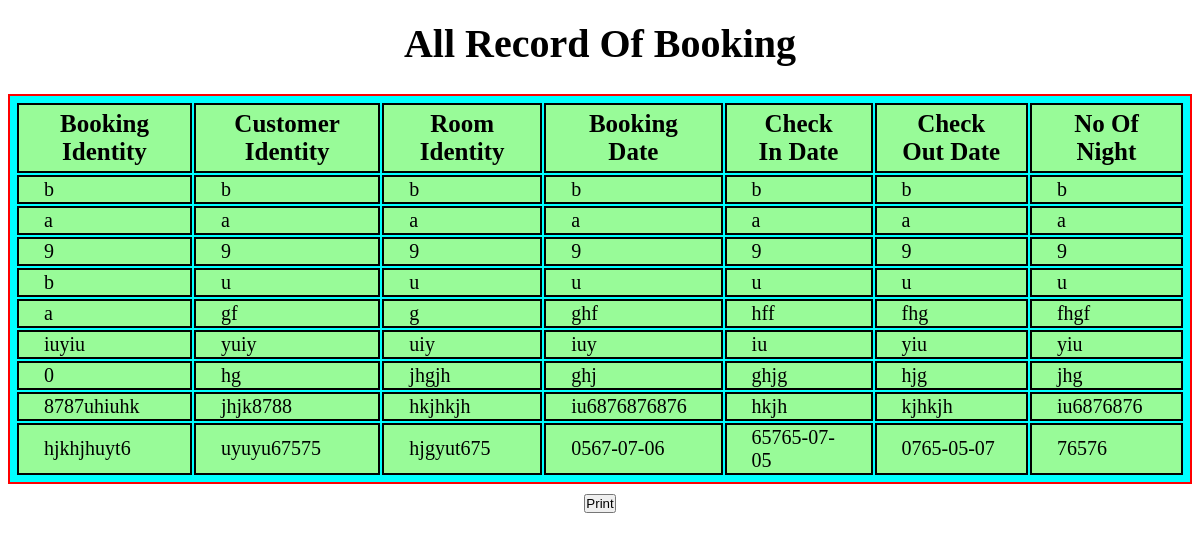
Screenshot of /AllsearchBooking.php with the database file from the repository.
### tables this page shows
CREATE TABLE `booking` (
  `bookingid` varchar(10) DEFAULT NULL,
  `customerid` varchar(40) DEFAULT NULL,
  `roomid` varchar(40) DEFAULT NULL,
  `bookingdate` varchar(50) DEFAULT NULL,
  `checkindate` varchar(30) DEFAULT NULL,
  `checkoutdate` varchar(20) DEFAULT NULL,
  `noofnights` varchar(50) DEFAULT NULL
);

### connect.php (called while the page is built, shortened)
<?php
class connect
{
	protected $username="root";
	protected $password="";
	protected $database="hotel";
	protected $server="localhost";
	public function __construct()
	{
		$this->db_found=mysqli_connect($this->server,$this->username,$this->password,$this->database);
	}
}

### AllsearchBooking.php (the view, shortened to what this page needs)
<?php
include 'connect.php';
class booking extends connect
{
	public function allsearch()
	{
		if($this->db_found)
		{
			$r=mysqli_query($this->db_found,"select * from booking");
			echo "<center>";
			echo"<h1>All Record Of Booking<h1>";
			echo "<table border=1 bgcolor=cyan>
				<tr>
					<th> Booking Identity</th>
					<th> Customer Identity</th>
					<th> Room Identity</th>
					<th> Booking Date</th>
					<th> Check In Date</th>
					<th> Check Out Date</th>
					<th> No Of Night</th>
				</tr>";
			while($db_field=mysqli_fetch_assoc($r))
			{
				echo"<tr>";
				echo "<td>".$db_field['bookingid']."</td>";
				echo "<td>".$db_field['customerid']."</td>";
				echo "<td>".$db_field['roomid']."</td>";
				echo "<td>".$db_field['bookingdate']."</td>";
				echo "<td>".$db_field['checkindate']."</td>";
				echo "<td>".$db_field['checkoutdate']."</td>";
				echo "<td>".$db_field['noofnights']."</td>";
				echo"</tr>";
			}
			echo"</table>
			<style>
			*{
				margin-top: 10px;
				padding: 0px;
				box-sizing: border-box;
			}
			h1{
				color: black;
				font-size: 40px;
				text-shadow: 2px 2px solid red;
			}
		       table{
				border: 2px solid red;
				font-size: 25px;
				padding: 5px;
			}
		       th{
				font-weight: bold;
				padding: 5px;
				border: 2px solid black;
				padding-left: 25px;
				padding-right: 25px;
				background-color: palegreen;
		       }
		       td{
			padding: 1px;
			border: 2px solid black;
			padding-left: 25px;
			padding-right: 25px;
			background-color: palegreen;
			text-aling: center;
			font-size: 20px;
		}
		</style>
			";
			echo"<input type=button value='Print' onclick=window.print()>";
		}
	}
}
$ob=new booking();
$ob->allsearch();
?>

### AllsearchBooking.php (style rules this page uses)
* { margin-top: 10px; padding: 0px; box-sizing: border-box; }
h1 { color: black; font-size: 40px; text-shadow: 2px 2px solid red; }
table { border: 2px solid red; font-size: 25px; padding: 5px; }
th { font-weight: bold; padding: 5px; border: 2px solid black; padding-left: 25px; padding-right: 25px; background-color: palegreen; }
td { padding: 1px; border: 2px solid black; padding-left: 25px; padding-right: 25px; background-color: palegreen; text-aling: center; font-size: 20px; }

### rows the page displays
booking: bookingid "b", customerid "b", roomid "b", bookingdate "b", checkindate "b", checkoutdate "b", noofnights "b"
booking: bookingid "a", customerid "a", roomid "a", bookingdate "a", checkindate "a", checkoutdate "a", noofnights "a"
booking: bookingid "9", customerid "9", roomid "9", bookingdate "9", checkindate "9", checkoutdate "9", noofnights "9"
booking: bookingid "b", customerid "u", roomid "u", bookingdate "u", checkindate "u", checkoutdate "u", noofnights "u"
booking: bookingid "a", customerid "gf", roomid "g", bookingdate "ghf", checkindate "hff", checkoutdate "fhg", noofnights "fhgf"
booking: bookingid "iuyiu", customerid "yuiy", roomid "uiy", bookingdate "iuy", checkindate "iu", checkoutdate "yiu", noofnights "yiu"
booking: bookingid "0", customerid "hg", roomid "jhgjh", bookingdate "ghj", checkindate "ghjg", checkoutdate "hjg", noofnights "jhg"
booking: bookingid "8787uhiuhk", customerid "jhjk8788", roomid "hkjhkjh", bookingdate "iu6876876876", checkindate "hkjh", checkoutdate "kjhkjh", noofnights "iu6876876"
booking: bookingid "hjkhjhuyt6", customerid "uyuyu67575", roomid "hjgyut675", bookingdate "0567-07-06", checkindate "65765-07-05", checkoutdate "0765-05-07", noofnights "76576"
